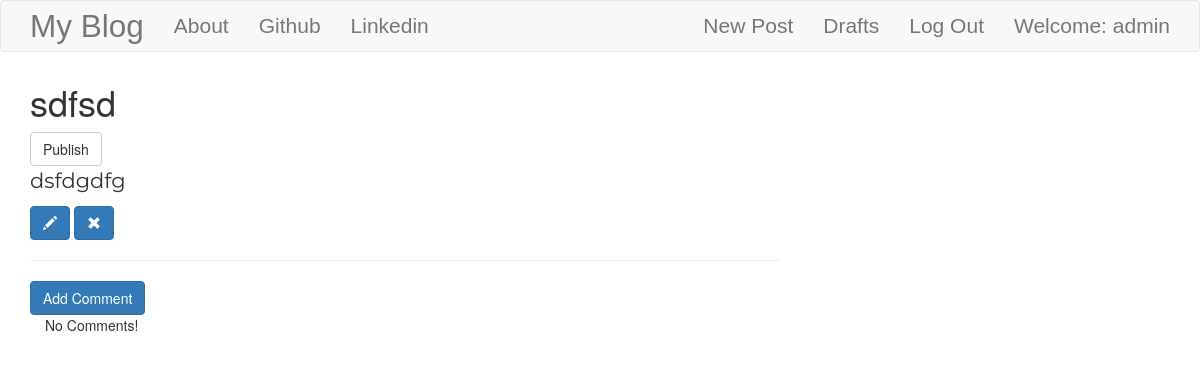
The app's page /post/8/ (signed in), older data.
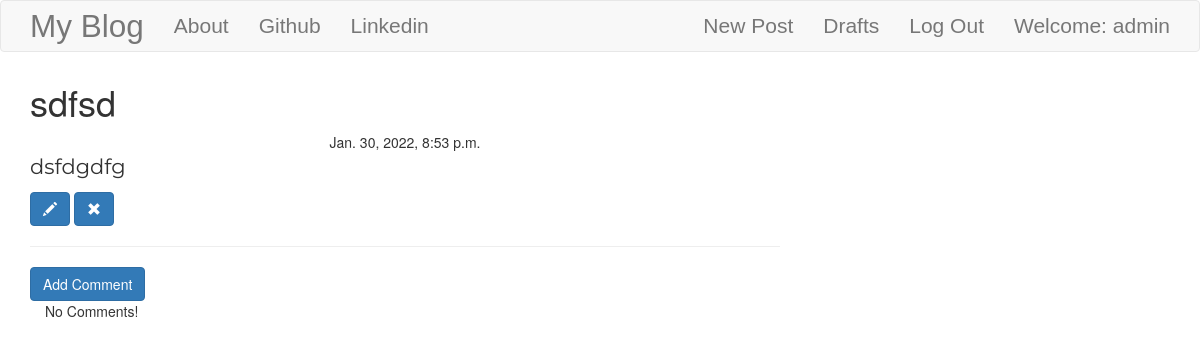
The same page, newer data.
### blog/models.py (models this page shows, shortened)
class Post(models.Model):
    author = models.ForeignKey('auth.User', on_delete=models.CASCADE)
    title = models.CharField(max_length=250)
    text = models.TextField()
    create_date = models.DateTimeField(default=timezone.now())
    published_date = models.DateTimeField(blank=True, null=True) #str olan fieldlar null olarak db'e kaydedilmemeli

### blog/views.py (the view)
# urls.py: path('post/<pk>/', views.PostDetailView.as_view(), name='post_detail'),
class PostDetailView(DetailView):
    model = Post
    context_object_name = 'post_dt' #Normalde bu attribute tanıml değildi ve post_detail.html'de

### blog/templates/blog/post_detail.html
{% extends 'blog/base.html' %}
{% block content %}
    <h1 class = "postitle loader">{{post_dt.title}}</h1>
    {% if post_dt.published_date %}
        <div class="date postdate">
             {{post_dt.published_date}}
             </div>
    {%else%}
        <a class="btn btn-default" href="{% url 'post_publish' pk=post_dt.pk %}">Publish</a>
    {% endif %}
    <p class="postcontent">{{post_dt.text|safe|linebreaksbr}} </p>
    {% if user.is_authenticated %}
        <a class="btn btn-primary" href="{% url 'post_edit' pk=post_dt.pk %}">
            <span class="glyphicon glyphicon-pencil"></span>
        </a>
        <a class="btn btn-primary" href="{% url 'post_remove' pk=post_dt.pk %}">
            <span class="glyphicon glyphicon-remove"></span>
        </a>
    {% endif %}
<hr>
<a class="btn btn-primary" href="{% url 'add_comment_to_post' pk=post_dt.pk %}" >Add Comment</a>
<div class="container">
    {% for comment in post_dt.comments.all %}
    <br>
        {% if user.is_authenticated or comment.approved_comment %}
            {{comment.create_date}}
                {% if not comment.approved_comment %}
                   <a class="btn btn-default" href="{% url 'comment_remove' pk=comment.pk %}">
                        <span class="glyphicon glyphicon-remove"></span>
                    </a>
                    <a class="btn btn-primary" href="{% url 'comment_approve' pk=comment.pk %}">
                        <span class="glyphicon glyphicon-ok"></span>
                    </a>
                {% endif %}
                <p>{{comment.text|safe|linebreaks}}</p>
                <p>Posted By:{{comment.author}}</p>
        {% endif %}
    {% empty %}
            <p>No Comments!</p>
    {% endfor %}
</div>
{% endblock %}

Row changes from the older to the newer data that the page shows:
changed Post "sdfsd": published_date (not shown) → "Jan. 30, 2022, 8:53 p.m."
Text that changed along with them:
text no longer shown: "Publish"
